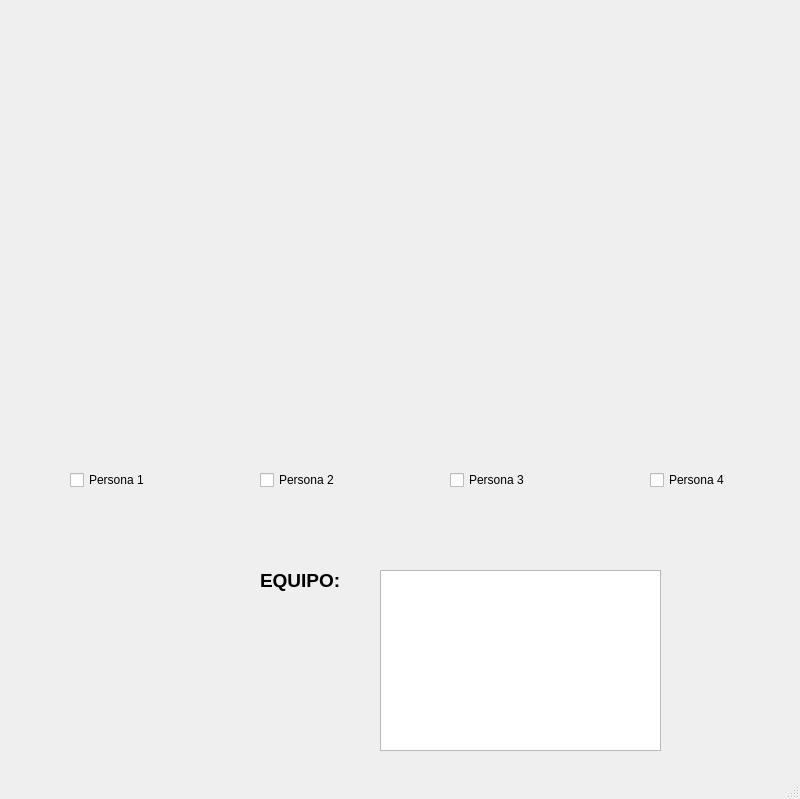
<?xml version="1.0" encoding="UTF-8"?>
<ui version="4.0">
 <class>MainWindow</class>
 <widget class="QMainWindow" name="MainWindow">
  <property name="geometry">
   <rect>
    <x>0</x>
    <y>0</y>
    <width>800</width>
    <height>799</height>
   </rect>
  </property>
  <property name="windowTitle">
   <string>MainWindow</string>
  </property>
  <widget class="QWidget" name="centralwidget">
   <widget class="QLabel" name="label">
    <property name="geometry">
     <rect>
      <x>20</x>
      <y>20</y>
      <width>111</width>
      <height>71</height>
     </rect>
    </property>
    <property name="text">
     <string/>
    </property>
    <property name="pixmap">
     <pixmap resource="../recursos.qrc">:/logos/Imagenes/logoCT.png</pixmap>
    </property>
    <property name="scaledContents">
     <bool>true</bool>
    </property>
   </widget>
   <widget class="QLabel" name="label_2">
    <property name="geometry">
     <rect>
      <x>680</x>
      <y>20</y>
      <width>101</width>
      <height>71</height>
     </rect>
    </property>
    <property name="text">
     <string/>
    </property>
    <property name="pixmap">
     <pixmap resource="../recursos.qrc">:/logos/Imagenes/logoCT.png</pixmap>
    </property>
    <property name="scaledContents">
     <bool>true</bool>
    </property>
   </widget>
   <widget class="QLabel" name="label_3">
    <property name="geometry">
     <rect>
      <x>680</x>
      <y>640</y>
      <width>101</width>
      <height>81</height>
     </rect>
    </property>
    <property name="text">
     <string/>
    </property>
    <property name="pixmap">
     <pixmap resource="../recursos.qrc">:/logos/Imagenes/logoCT.png</pixmap>
    </property>
    <property name="scaledContents">
     <bool>true</bool>
    </property>
   </widget>
   <widget class="QLabel" name="img_persona1">
    <property name="geometry">
     <rect>
      <x>30</x>
      <y>220</y>
      <width>181</width>
      <height>231</height>
     </rect>
    </property>
    <property name="text">
     <string/>
    </property>
    <property name="pixmap">
     <pixmap resource="../recursos.qrc">:/variadas/pavel.jpg</pixmap>
    </property>
    <property name="scaledContents">
     <bool>true</bool>
    </property>
   </widget>
   <widget class="QLabel" name="label_4">
    <property name="geometry">
     <rect>
      <x>260</x>
      <y>570</y>
      <width>111</width>
      <height>21</height>
     </rect>
    </property>
    <property name="font">
     <font>
      <pointsize>14</pointsize>
      <weight>75</weight>
      <bold>true</bold>
     </font>
    </property>
    <property name="text">
     <string>EQUIPO:</string>
    </property>
   </widget>
   <widget class="QCheckBox" name="cb_persona1">
    <property name="geometry">
     <rect>
      <x>70</x>
      <y>470</y>
      <width>81</width>
      <height>20</height>
     </rect>
    </property>
    <property name="text">
     <string>Persona 1</string>
    </property>
   </widget>
   <widget class="QCheckBox" name="cb_persona2">
    <property name="geometry">
     <rect>
      <x>260</x>
      <y>470</y>
      <width>81</width>
      <height>20</height>
     </rect>
    </property>
    <property name="text">
     <string>Persona 2</string>
    </property>
   </widget>
   <widget class="QLabel" name="img_persona_2">
    <property name="geometry">
     <rect>
      <x>220</x>
      <y>220</y>
      <width>181</width>
      <height>231</height>
     </rect>
    </property>
    <property name="text">
     <string/>
    </property>
    <property name="pixmap">
     <pixmap resource="../recursos.qrc">:/variadas/poncho.jpg</pixmap>
    </property>
    <property name="scaledContents">
     <bool>true</bool>
    </property>
   </widget>
   <widget class="QCheckBox" name="cb_persona3">
    <property name="geometry">
     <rect>
      <x>450</x>
      <y>470</y>
      <width>81</width>
      <height>20</height>
     </rect>
    </property>
    <property name="text">
     <string>Persona 3</string>
    </property>
   </widget>
   <widget class="QLabel" name="img_persona_3">
    <property name="geometry">
     <rect>
      <x>410</x>
      <y>220</y>
      <width>181</width>
      <height>231</height>
     </rect>
    </property>
    <property name="text">
     <string/>
    </property>
    <property name="pixmap">
     <pixmap resource="../recursos.qrc">:/variadas/adan.jpg</pixmap>
    </property>
    <property name="scaledContents">
     <bool>true</bool>
    </property>
   </widget>
   <widget class="QCheckBox" name="cb_persona4">
    <property name="geometry">
     <rect>
      <x>650</x>
      <y>470</y>
      <width>81</width>
      <height>20</height>
     </rect>
    </property>
    <property name="text">
     <string>Persona 4</string>
    </property>
   </widget>
   <widget class="QLabel" name="img_persona_4">
    <property name="geometry">
     <rect>
      <x>610</x>
      <y>220</y>
      <width>181</width>
      <height>231</height>
     </rect>
    </property>
    <property name="text">
     <string/>
    </property>
    <property name="pixmap">
     <pixmap resource="../recursos.qrc">:/variadas/cristobal.jpg</pixmap>
    </property>
    <property name="scaledContents">
     <bool>true</bool>
    </property>
   </widget>
   <widget class="QTextEdit" name="txt_equipo">
    <property name="geometry">
     <rect>
      <x>380</x>
      <y>570</y>
      <width>281</width>
      <height>181</height>
     </rect>
    </property>
   </widget>
  </widget>
  <widget class="QMenuBar" name="menubar">
   <property name="geometry">
    <rect>
     <x>0</x>
     <y>0</y>
     <width>800</width>
     <height>26</height>
    </rect>
   </property>
  </widget>
  <widget class="QStatusBar" name="statusbar"/>
 </widget>
 <resources>
  <include location="../recursos.qrc"/>
 </resources>
 <connections/>
</ui>
